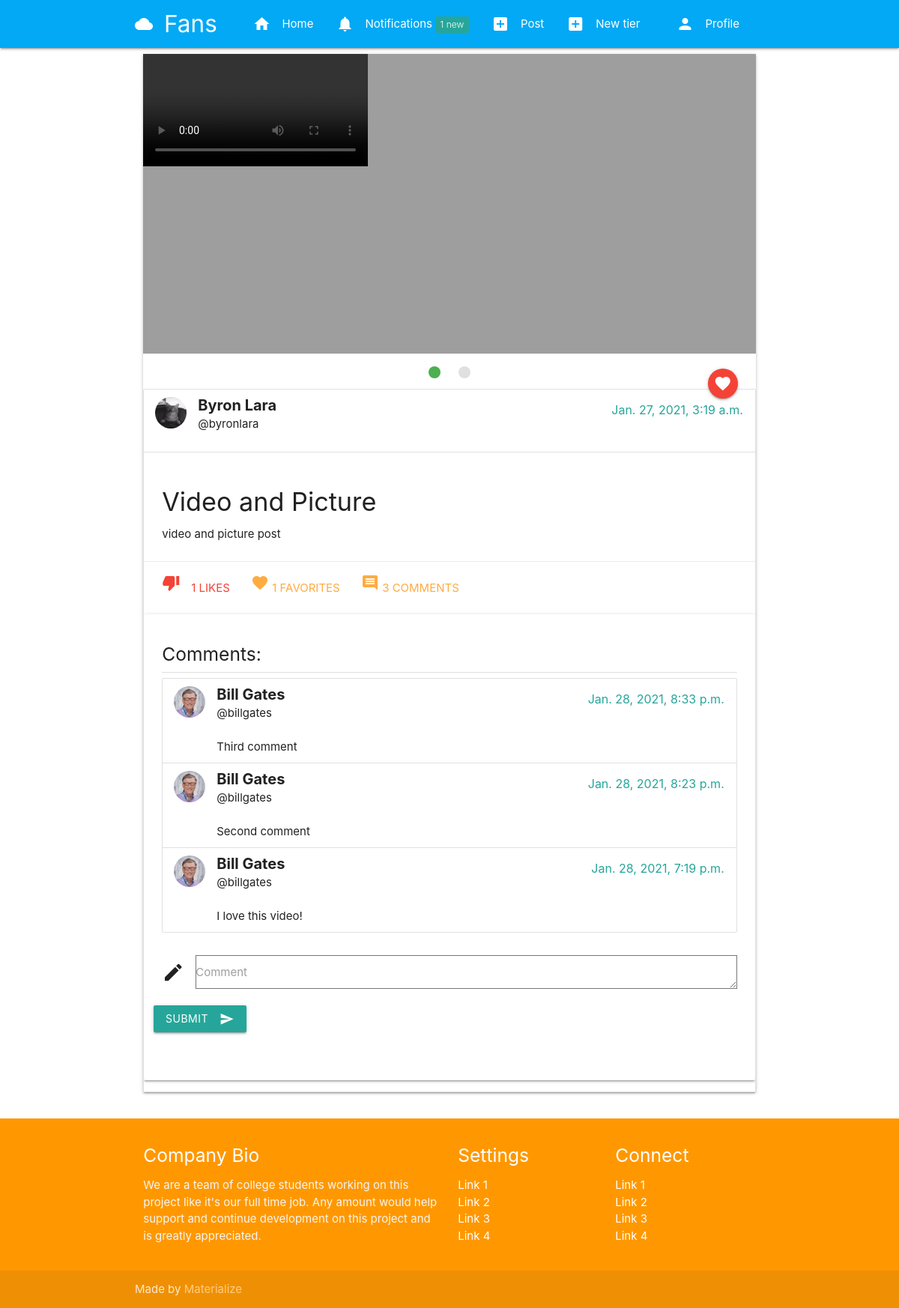
/post/71ac8af9-fe76-4fc8-9bef-20b4d32c3af4 (signed in), run on the app's committed database.
### post/models.py (models this page shows, shortened)
class PostFileContent(models.Model):
    user = models.ForeignKey(User, related_name=("content_owner"), on_delete=models.CASCADE)
    file= models.FileField(upload_to=user_directory_path, max_length=100)
    tier = models.ForeignKey(Tier, related_name=("tier_file"), on_delete=models.CASCADE)
    posted = models.DateTimeField(auto_now_add=True)

class Post(models.Model):
    id = models.UUIDField(primary_key=True, default=uuid.uuid4, editable=False)
    content = models.ManyToManyField(PostFileContent, verbose_name=("contents"))
    title = models.CharField(max_length=150)
    caption = models.TextField(max_length=1500,verbose_name='Caption')
    posted = models.DateTimeField(auto_now_add=True)
    tier = models.ForeignKey(Tier, related_name=("tiers"), on_delete=models.CASCADE)
    user = models.ForeignKey(User, on_delete=models.CASCADE)
    likes_count = models.IntegerField(default=0)
    comments_count = models.IntegerField(default=0)
    favorites_count = models.IntegerField(default=0)

### authy/models.py (models this page shows, shortened)
class Profile(models.Model):
	user = models.OneToOneField(User, on_delete=models.CASCADE, related_name='profile')
	location = models.CharField(max_length=50, null=True, blank=True)
	url = models.CharField(max_length=80, null=True, blank=True)
	profile_info = models.TextField(max_length=150, null=True, blank=True)
	created = models.DateField(auto_now_add=True)
	picture = models.ImageField(upload_to=user_directory_path_profile, blank=True, null=True, verbose_name='Picture')
	banner = models.ImageField(upload_to=user_directory_path_banner, blank=True, null=True, verbose_name='Banner')

### comment/models.py (models this page shows, shortened)
class Comment(models.Model):
	post = models.ForeignKey(Post, on_delete=models.CASCADE, related_name='comments')
	user = models.ForeignKey(User, on_delete=models.CASCADE)
	body = models.TextField()
	date = models.DateTimeField(auto_now_add=True)

### post/views.py (the view)
# urls.py: path('<uuid:post_id>',post_details, name='post-detail'),
@login_required
def post_details(request, post_id):
    user = request.user
    post = get_object_or_404(Post, id=post_id)
    if Likes.objects.filter(post=post, user=user).exists():
        liked = True
    else:
        liked = False
    comments = Comment.objects.filter(post=post).order_by('-date')
    if request.method == 'POST':
        form = CommentForm(request.POST)
        if form.is_valid():
            comment = form.save(commit=False)
            comment.post = post
            comment.user = user
            comment.save()
            post.comments_count += 1
            post.save()
            return HttpResponseRedirect(reverse('post-detail', args=[post_id]))
    else:
        form = CommentForm()
    if user != post.user:
        subscriber = Subscription.objects.get(subscriber=request.user, subscribed=post.user)
        if (subscriber.tier.number >= post.tier.number):
            visible = True
        else:
            visible = False
    else:
        visible = True
    context = {
        'post': post,
        'visible': visible,
        'liked': liked,
        'comments': comments,
        'form': form,
    }
    return render(request, 'post_detail.html', context)

### comment/forms.py
class CommentForm(forms.ModelForm):
	body = forms.CharField(widget=forms.Textarea(attrs={'class': 'textarea'}), required=True)
	class Meta:
		model = Comment
		fields = ('body',)

### authy/views.py (called while the page is built)
def side_nav_info(request):
	user = request.user
	nav_profile = None
	fans = None
	follows = None
	if user.is_authenticated:
		nav_profile = Profile.objects.get(user=user)
		fans = Subscription.objects.filter(subscribed=user).count()
		follows = Subscription.objects.filter(subscriber=user).count()
	return {'nav_profile': nav_profile, 'fans': fans, 'follows': follows}

### notifications/views.py (called while the page is built)
def count_notifications(request):
  count_notifications = None
  if request.user.is_authenticated:
    count_notifications = Notification.objects.filter(user=request.user,is_seen=False).count()
  return {'count_notifications':count_notifications}

### fans_clone/templates/post_detail.html (shortened to what this page needs)
{% extends 'base.html' %}
{% load static %}
{% block content %}
    <div class="col s12 m12">
    {% if visible == False %}
      <div class="center-align">
        <i class="material-icons large grey-text">lock</i>
        <br>
        <h3>No available</h3>
        <h4 class="card-title grey-text text-darken-4">This content is for {{ post.tier }}</h4>
        <h5 class="card-title grey-text text-darken-4">You need to upgrade your subscription</h5>
        <br><br>
        <a class="waves-effect waves-light btn-large"><i class="material-icons left">upgrade</i>Upgrade</a>
      </div>
    {% else %}
      <div class="card">
        <div class="card-image">
          <div class="slider">
            <ul class="slides">
              {% for con in post.content.all %}
              <li>
                {% if con.file.name|slice:"-3:" == 'jpg' %}
                  <img src="{{ con.file.url }}">
                {% else %}
                  <div class="video-container">
                    <video class="responsive-video" controls="controls" preload="metadata">
                      <source src="{{ con.file.url }}#t=0.5" type="video/mp4">
                    </video>
                  </div>
                {% endif %}
              </li>
              {% endfor %}
            </ul>
          </div>
          <a href="{% url 'postbookmark' post.id %}" class="btn-floating halfway-fab waves-effect waves-light red"><i class="material-icons">favorite</i></a>
        </div>
        <ul class="collection">
          <li class="collection-item avatar">
          {% if post.user.profile.picture %}
            <img src="{{ post.user.profile.picture.url }}" class="circle responsive-img">
          {% else %}
            <img src="{% static 'img/no_avatar.jpg' %}" class="circle responsive-img">
          {% endif %}
            <span style="font-size: 20px; font-weight: bold;" class="title">{{ post.user.first_name }} {{ post.user.last_name }}</span>
            <span class="title secondary-content">{{ post.posted }}</span>
            <p>@{{ post.user.username }}</p>
        </li>
        <div class="card-content">
          <h4 class="header">{{ post.title }}</h4>
          {{ post.caption }}
        </div>
       <div class="card-action">
        {% if liked == True %}
          <a class="red-text tooltipped" data-position="bottom" data-tooltip="Remove like" href="{% url 'postlike' post.id %}"><i class="material-icons left">thumb_down</i>{{ post.likes_count }} Likes</a>
        {% else %}
          <a href="{% url 'postlike' post.id %}"><i class="material-icons left">thumb_up</i>{{ post.likes_count }} Likes</a>
        {% endif %}
          <a href="#"><i class="material-icons">favorite</i> {{ post.favorites_count }} Favorites</a>
          <a href="#"><i class="material-icons">comment</i> {{ post.comments_count }} Comments</a>
        </div>
        <div class="card-panel">
          <h5>Comments:</h5>
          <div class="divider"></div>
          <ul class="collection">
            {% for comment in comments %}
              <li class="collection-item avatar">
                {% if comment.user.profile.picture %}
                  <img src="{{ comment.user.profile.picture.url }}" class="circle responsive-img">
                {% else %}
                  <img src="{% static 'img/no_avatar.jpg' %}" class="circle responsive-img">
                {% endif %}
                <span style="font-weight: bold; font-size: 20px" class="title">{{ comment.user.first_name }} {{ comment.user.last_name }}</span>
                <span class="title secondary-content">{{ comment.date }}</span>
                <p>@{{ comment.user.username }}</p>
                <br>
                  {{ comment.body }}
              </li>
              {% empty %}
                <div class="center-align">
                  <h5>No comments</h5>
                  <span>Be the first one to comment</span>
                </div>
            {% endfor %}
          </ul>
          <div class="row">
            <form method="POST" action="" role="form" class="col s12">
              <div class="row">
                <div class="input-field col s12">
                  <i class="material-icons prefix">edit</i>
                  {{ form.body }}
                  <label for="body">Comment</label>
                </div>
                <button class="btn waves-effect waves-light" type="submit" name="action">Submit
                  <i class="material-icons right">send</i>
                </button>
                </div>
              </div>
          </div>
        </div>
  {% endif %}
      </div>
{% endblock %}

### data on the page
Post: user.profile.picture (placeholder picture), user.first_name "Byron", user.last_name "Lara", posted "Jan. 27, 2021, 3:19 a.m.", user.username "byronlara", title "Video and Picture", caption "video and picture post", likes_count "1", favorites_count "1", comments_count "3"
Comment: user.profile.picture (placeholder picture), user.first_name "Bill", user.last_name "Gates", date "Jan. 28, 2021, 8:33 p.m.", user.username "billgates", body "Third comment"
Comment: user.profile.picture (placeholder picture), user.first_name "Bill", user.last_name "Gates", date "Jan. 28, 2021, 8:23 p.m.", user.username "billgates", body "Second comment"
Comment: user.profile.picture (placeholder picture), user.first_name "Bill", user.last_name "Gates", date "Jan. 28, 2021, 7:19 p.m.", user.username "billgates", body "I love this video!"

### other printed values
{{ count_notifications }} "1"
